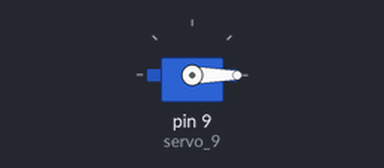
Bench run of a sketch on a simulated Arduino Uno, built with avr-gcc and run on an emulated ATmega328P. On the bench: servo.

Above: at 0.05 s.
At 2.05 s:
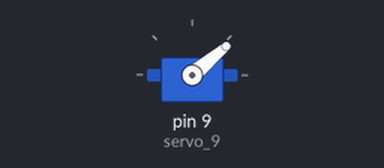
At 4.05 s:
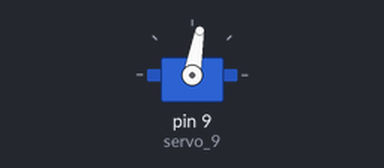
At 8.1 s:
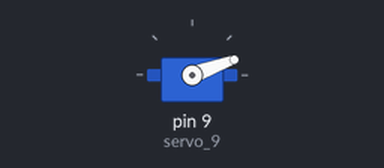
Timing chart, 0 to 14.4 s (numbered marks = the images above):
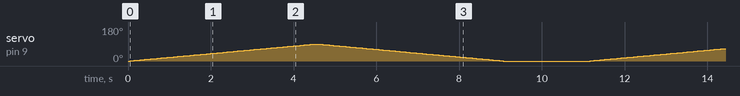

The sketch:

servo.ino
```cpp
#include <Servo.h>

int pos = 0;
Servo servo_9;

void setup()
{
  servo_9.attach(9, 500, 2500);
}

void loop()
{
  // sweep the servo from 0 to 180 degrees in steps
  // of 1 degrees
  for (pos = 0; pos <= 90; pos += 1) {
    // tell servo to go to position in variable 'pos'
    servo_9.write(pos);
    // wait 15 ms for servo to reach the position
    delay(50); // Wait for 15 millisecond(s)
  }
  for (pos = 90; pos >= 0; pos -= 1) {
    // tell servo to go to position in variable 'pos'
    servo_9.write(pos);
    // wait 15 ms for servo to reach the position
    delay(50); // Wait for 15 millisecond(s)
  }
  delay(2000);
}
```
